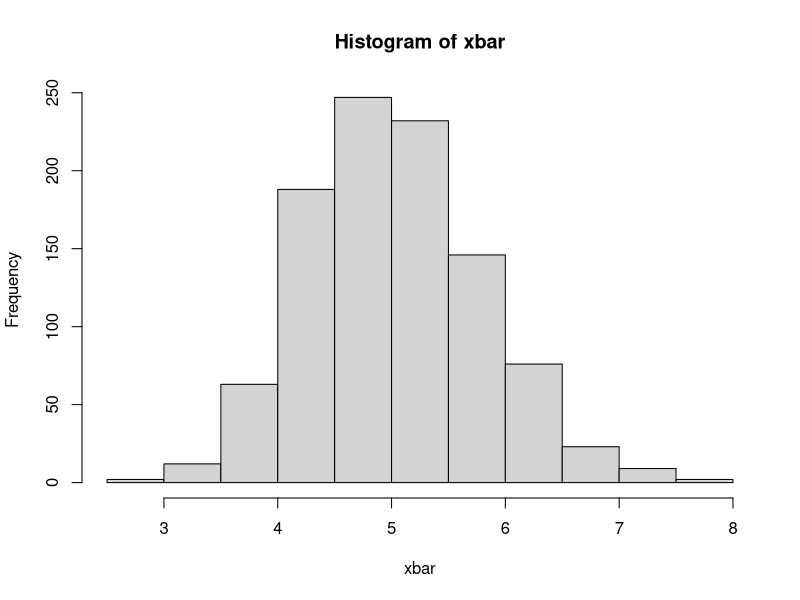
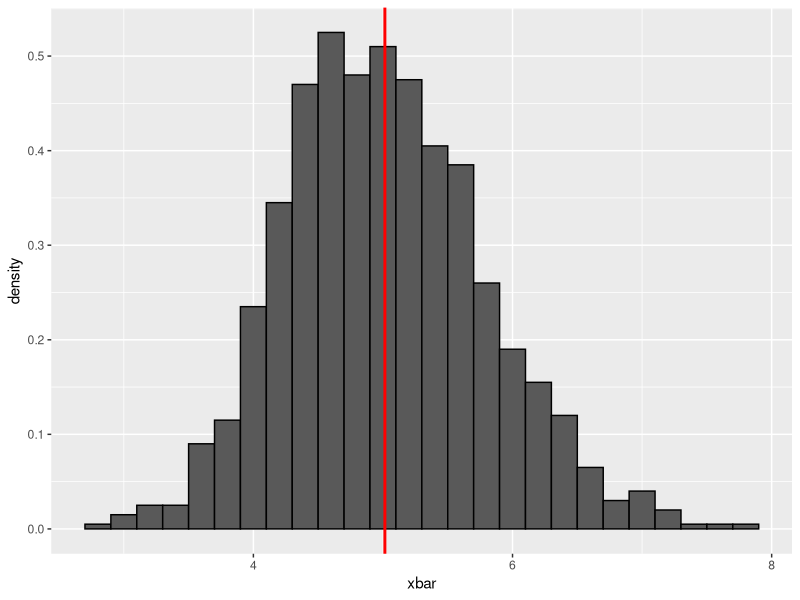
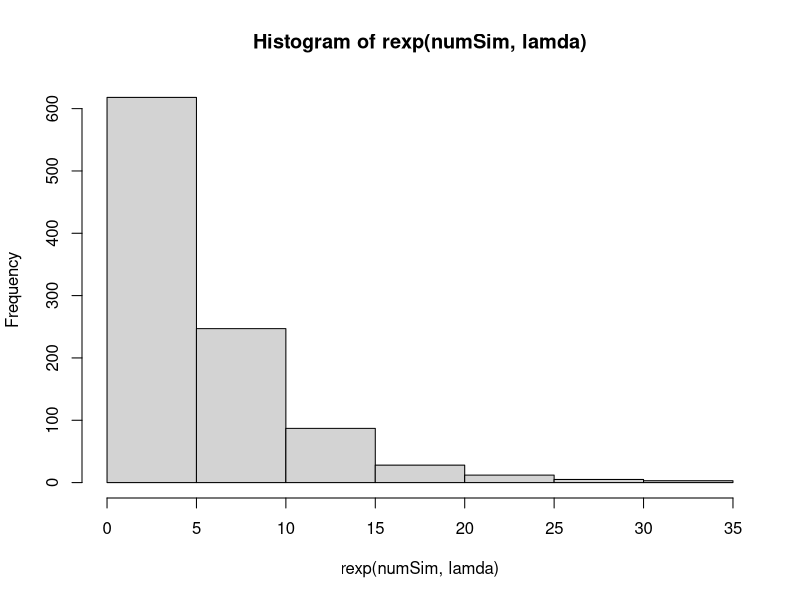

Write R code to recreate these figures, in order.
## ---- chunk 1
#load ggplot
library(ggplot2)

#Set Seed for Reproducible Simulation
set.seed(99)

numSim <- 1000
lamda <- 0.2
n <- 40

theoMean <- 1/lamda
simData <- matrix(rexp(numSim*n, lamda), numSim)
xbar <- apply(simData, 1, mean)
## ---- chunk 2

#Empirical Mean
sampleMean <- mean(xbar)
sampleMean
#Theoretical Mean
theoMean
## ---- chunk 3
sampleStd <- sd(xbar)
sampleStd
theoStd <- 1/lamda/sqrt(n)
theoStd
## ---- chunk 4
hist(xbar)
## ---- chunk 5
ggplot() + aes(xbar, y=..density..) + 
        geom_histogram(,binwidth=.2, color="black") +
        geom_vline(xintercept = mean(xbar), colour = 'red',size=1)
## ---- chunk 6
hist(rexp(numSim, lamda))
